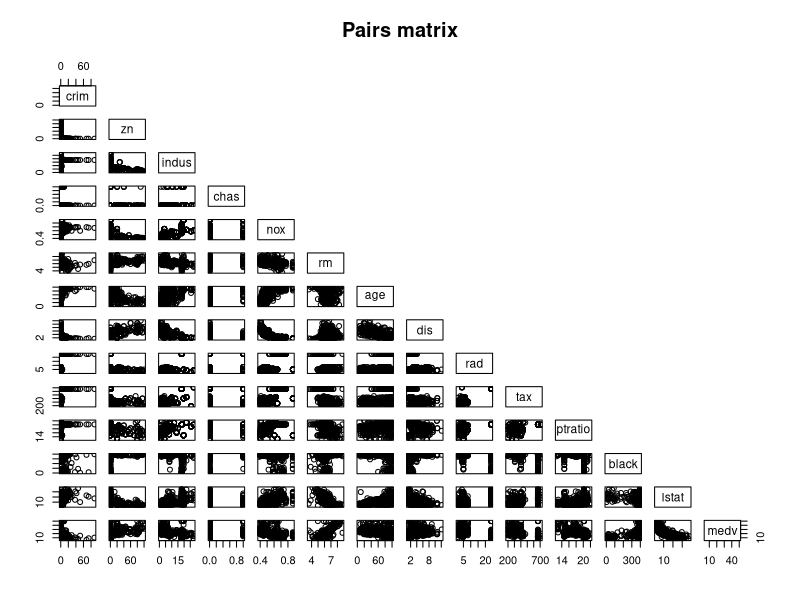
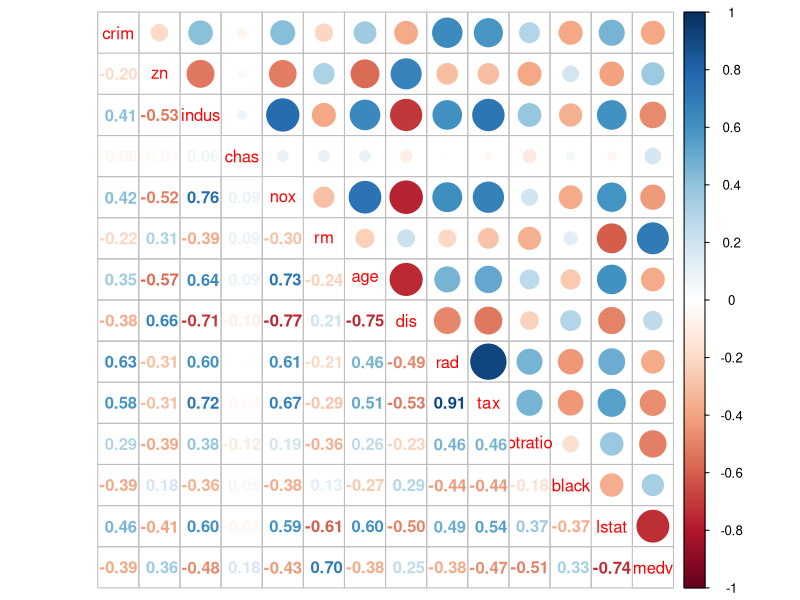
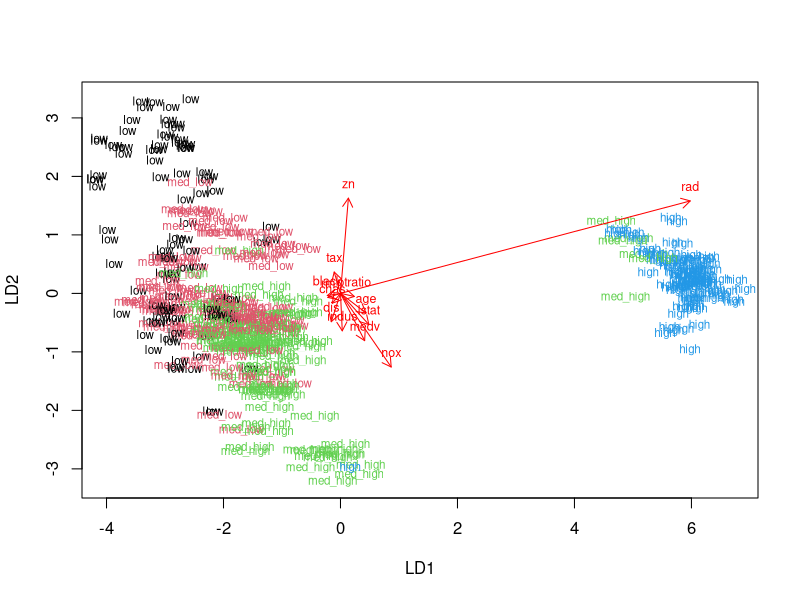
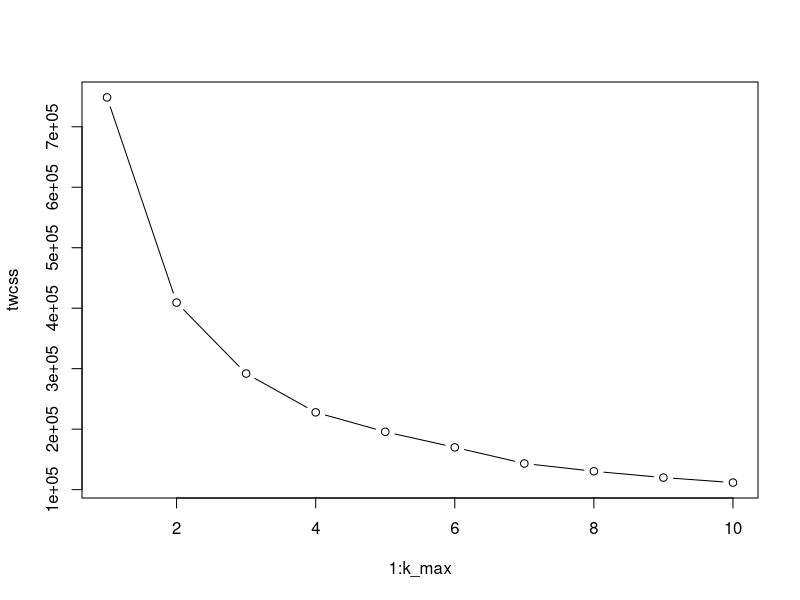
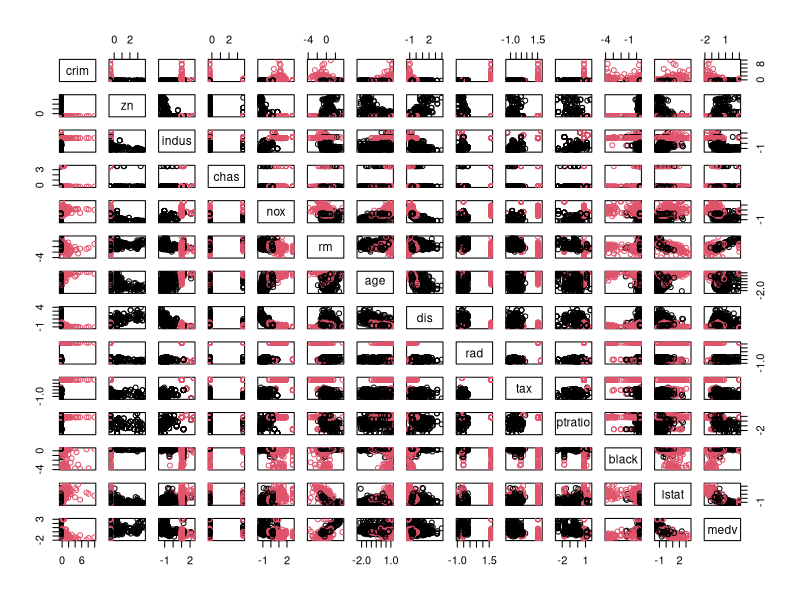

These figures' R source, in order:
## ---- chunk 1
library(MASS)
library(dplyr)
library('corrplot')
data("Boston")
## ---- chunk 2
dim(Boston)
## ---- chunk 3
str(Boston)
## ---- chunk 4
pairs(Boston, main = "Pairs matrix", upper.panel = NULL)
## ---- chunk 5
cor_matrix<-cor(Boston) %>% round(digits = 2)
corrplot.mixed(cor_matrix)
## ---- chunk 6
summary(Boston)
## ---- chunk 7
boston_scaled <- scale(Boston)
summary(boston_scaled)
boston_scaled <- as.data.frame(boston_scaled)
## ---- chunk 8
scaled_crim <- c(boston_scaled$crim)
summary(scaled_crim)
bins <- quantile(scaled_crim)
crime <- cut(scaled_crim, breaks = bins, include.lowest = TRUE, label = c("low", "med_low", "med_high", "high"))
table(crime)
## ---- chunk 9
boston_scaled <- dplyr::select(boston_scaled, -crim)
boston_scaled <- data.frame(boston_scaled, crime)
## ---- chunk 10
n <- nrow(boston_scaled)
ind <- sample(n,  size = n * 0.8)
train <- boston_scaled[ind,]
test <- boston_scaled[-ind,]

## ---- chunk 11
lda.fit <- lda(crime ~ ., data = train)
lda.fit
lda.arrows <- function(x, myscale = 1, arrow_heads = 0.1, color = "red", tex = 0.75, choices = c(1,2)){
  heads <- coef(x)
  arrows(x0 = 0, y0 = 0, 
         x1 = myscale * heads[,choices[1]], 
         y1 = myscale * heads[,choices[2]], col=color, length = arrow_heads)
  text(myscale * heads[,choices], labels = row.names(heads), 
       cex = tex, col=color, pos=3)
}
classes <- as.numeric(train$crime)
## ---- chunk 12
plot(lda.fit, dimen = 2, col = classes, pch = classes)
lda.arrows(lda.fit, myscale = 2)
## ---- chunk 13
correct_classes <- test$crime
test <- dplyr::select(test, -crime)
## ---- chunk 14
lda.pred <- predict(lda.fit, newdata = test)
## ---- chunk 15
table(correct = correct_classes, predicted = lda.pred$class)
## ---- chunk 16
data("Boston")
## ---- chunk 17
boston_scaled <- scale(Boston)
summary(boston_scaled)
boston_scaled <- as.data.frame(boston_scaled)
## ---- chunk 18
set.seed(123)
dist_eu <- dist(boston_scaled)
summary(dist_eu)
## ---- chunk 19
k_max <- 10
## ---- chunk 20
twcss <- sapply(1:k_max, function(k){kmeans(dist_eu, k)$tot.withinss})
## ---- chunk 21
plot(1:k_max, twcss, type = 'b')
## ---- chunk 22
km <- kmeans(dist_eu, centers = 2)
pairs(boston_scaled, col = km$cluster)
